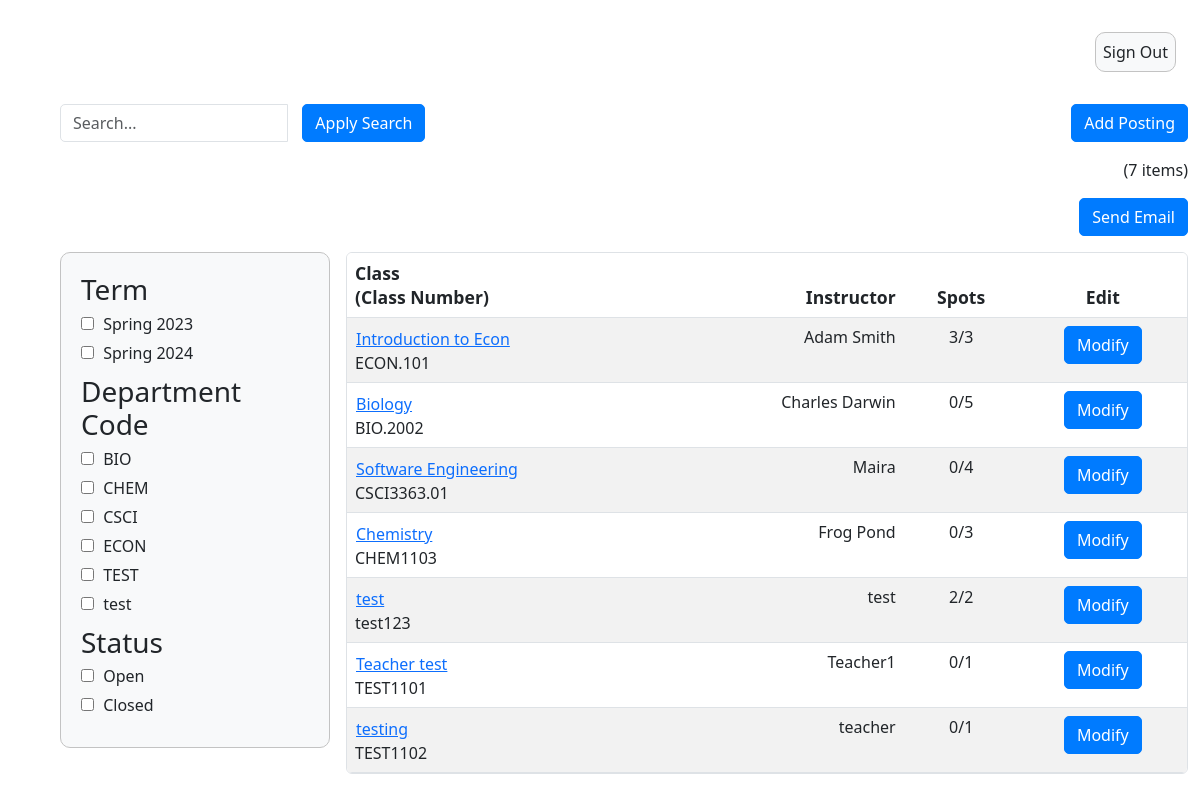
Before: /admin_summary/ with the older database file.
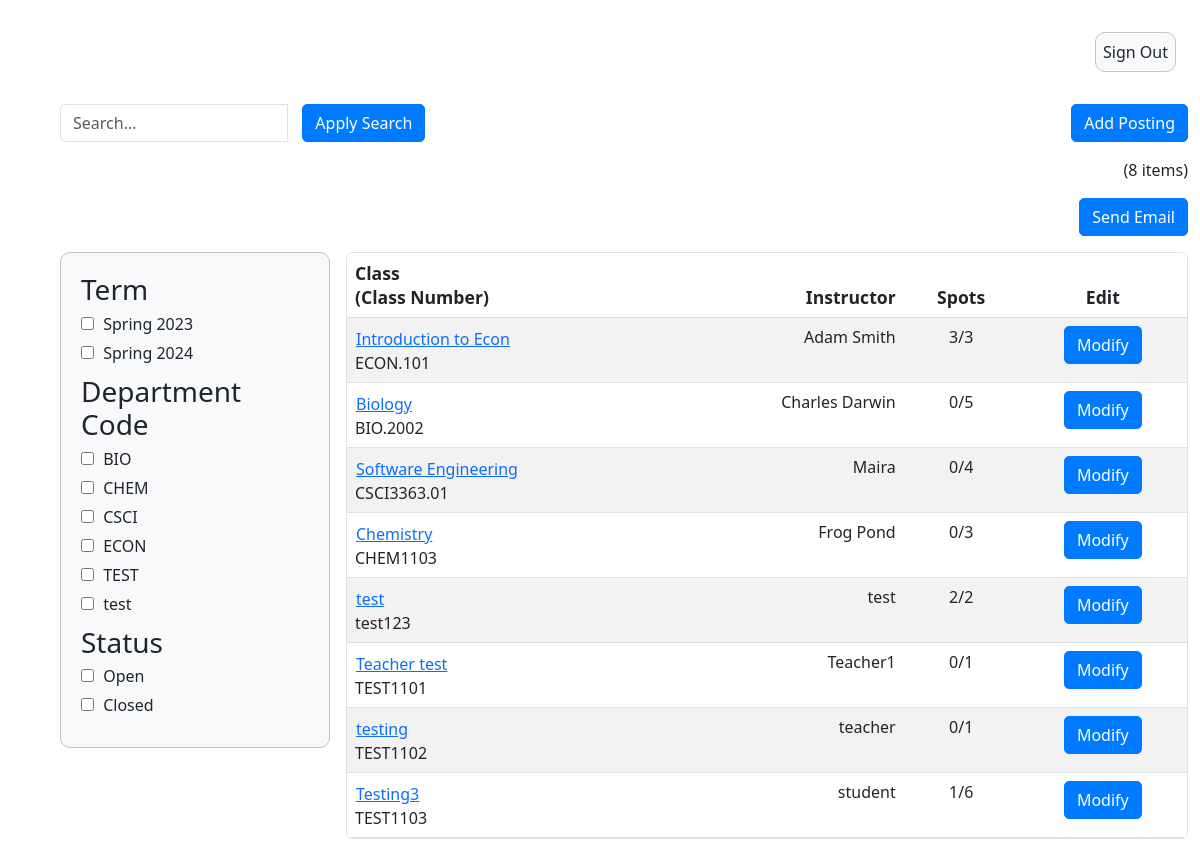
After: the same page with the newer database file.
### InstructorAddCourse/models.py (models this page shows)
class InstructorAddCourse(models.Model):
	course_instructor = models.ForeignKey(User, on_delete=models.CASCADE)
	course_name = models.CharField(max_length=255)
	course_number = models.CharField(max_length=255)
	course_instructor = models.CharField(max_length=255)
	description = models.CharField(max_length=800)
	total_time_commitment = models.DecimalField(max_digits=2, decimal_places=0, validators=[MinValueValidator(0)], default=0)
	has_discussion = models.CharField(choices=[('yes', 'Yes'),('no', 'No')], max_length=50, default='')
	num_ta_needed = models.DecimalField(max_digits=2, decimal_places=0, validators=[MinValueValidator(0)], default=0)
	curr_num_ta = models.IntegerField(default=0)
	graded_meeting = models.CharField(choices=[('yes', 'Yes'),('no', 'No')], max_length=50, default='')
	office_hours = models.DecimalField(max_digits=2, decimal_places=0, validators=[MinValueValidator(0)], default=0)
	other_info = models.CharField(max_length=800, default=None)
	term = models.CharField(default=get_default_term(), max_length=100)

### adminSummary/views.py (the view)
# urls.py: path('admin_summary/', admin_summary_view),
def admin_summary_view(response):
    search_query = response.GET.get('q', '')
    term_filter = response.GET.get('term', '')
    status_filter = response.GET.get('status', '')
    dept_filter = response.GET.get('dept-code', '')
    course_objects = InstructorAddCourse.objects.all()
    applied_filters = []
    if search_query:
        course_objects = course_objects.filter(
            course_name__icontains=search_query)
        applied_filters.append(('q', search_query))
    if term_filter:
        if term_filter in term_keys:
            course_objects = [course for course in course_objects if get_term(
                course) == term_filter]
            applied_filters.append(('term', term_filter))
    if dept_filter:
        if dept_filter in dept_keys:
            course_objects = [course for course in course_objects if get_dept(
                course) == dept_filter]
            applied_filters.append(('dept-code', dept_filter))
    if status_filter:
        if status_filter in status_keys:
            course_objects = [course for course in course_objects if get_status(
                course) == status_filter]
            applied_filters.append(('status', status_filter))
    else:
        applied_filters = [f for f in applied_filters if f[0] != 'status']
    applications = []
    if 'course_number' in response.session:
        course_number = response.session['course_number']
        applications = Application.objects.filter(course_number=course_number)
        del response.session['course_number']
    course_count = len(course_objects)
    context = {'course_objects': course_objects,
               'course_count': course_count, 'applied_filters': applied_filters,
               'term_keys': term_keys, 'dept_keys': dept_keys,
               'applications': applications}
    return render(response, "adminSummary.html", context)

### templates/adminSummary.html (shortened to what this page needs)
{% extends 'appbase.html' %} {% block content %} {% load static %} {% load static admin_templatetags %}
<!DOCTYPE html>
<html>
  <head>
    <link rel="stylesheet" href="{% static 'adminSummary.css' %}" />
  </head>
  <body>
    <div class="container-fluid">
      <form method="get">
      <div class="row">
        <div class="col-md-4">
            <div class="input-group">
              <input
                type="text"
                class="form-control"
                id="search"
                name="q"
                placeholder="Search..."
              />
              <div class="input-group-btn input-space">
                <button type="submit" class="btn btn-primary">
                  Apply Search
                </button>
              </div>
            </div>
        </div>
        <div class="col-md-4">
        </div>
        <div class="col-md-4">
          <div class="text-end">
            <a href="{% url 'add_course' %}" id="add-posting-btn" class="btn btn-primary">
              Add Posting
            </a>
          </div>
        </div>
      </div>
      <div class="row" id="item-row">
        <div class="col-sm">
          <div class="text-end">({{course_count}} items)</div>
        </div>
      </div>
      <div class="row" id="item-row">
        <div class="col-sm">
          <div class="text-end">
            <a href="{% url 'send_email' %}">
              <button type="button" class="btn btn-primary">Send Email</button>
            </a>
          </div>
        </div>
      </div>
      <div class="row">
        <div class="col-sm-3">
          <div class="filter-box">
            <div class="filter-group">
              <h3>Term</h3>
              {% for term in term_keys %}
              <label>
                <input type="checkbox" name="term" value="{{ term }}" /> {{ term }}
              </label>
              {% endfor %}
            </div>
            <div class="filter-group">
              <h3>Department Code</h3>
              {% for dept in dept_keys %}
              <label>
                <input type="checkbox" name="dept-code" value="{{ dept }}" /> {{ dept }}
              </label>
              {% endfor %}
            </div>
            <div class="filter-group">
              <h3>Status</h3>
              <label>
                <input type="checkbox" name="status" value="Open"/> Open
            </label>
            <label>
                <input type="checkbox" name="status" value="Closed"/> Closed
            </label>
            </div>
          </div>
        </div>
        <div class="col-sm-9">
          <table class="table table-striped table-hover rounded overflow-hidden">
            <thead>
              <tr>
                <th>Class<br />(Class Number)</th>
                <th class="text-end">Instructor</th>
                <th class="text-center">Spots</th>
                <th class="text-center">Edit</th>
              </tr>
            </thead>
            <tbody id="table-body">
              {% for course in course_objects %}
              <form method="post" action="{% url 'show_applications' %}">
                <tr>
                  <td>
                    <button type="submit" class="btn btn-link p-0 m-0 text-start course-name-button">{{ course.course_name }}</button>
                    <br />{{ course.course_number }}
                  </td>
                  <td class="text-end">{{ course.course_instructor }}</td>
                  <td class="text-center">
                    {{course.curr_num_ta}}/{{ course.num_ta_needed }}
                  </td>
                  <td class="text-center">
                    <a href="{% url 'edit_course' course.id %}" class="btn btn-primary">Modify</a>
                  </td>
                </tr>
              </form>
            {% endfor %}
            </tbody>
          </table>
        </div>
      </div>
    </form>
  </div>
</body>
</html>
{% endblock %}

Changed rows visible on the page:
added InstructorAddCourse: course_name "Testing3", course_number "TEST1103", course_instructor "student", curr_num_ta "1", num_ta_needed "6"
Other visible differences:
{{ course_count }}: "7" → "8"
